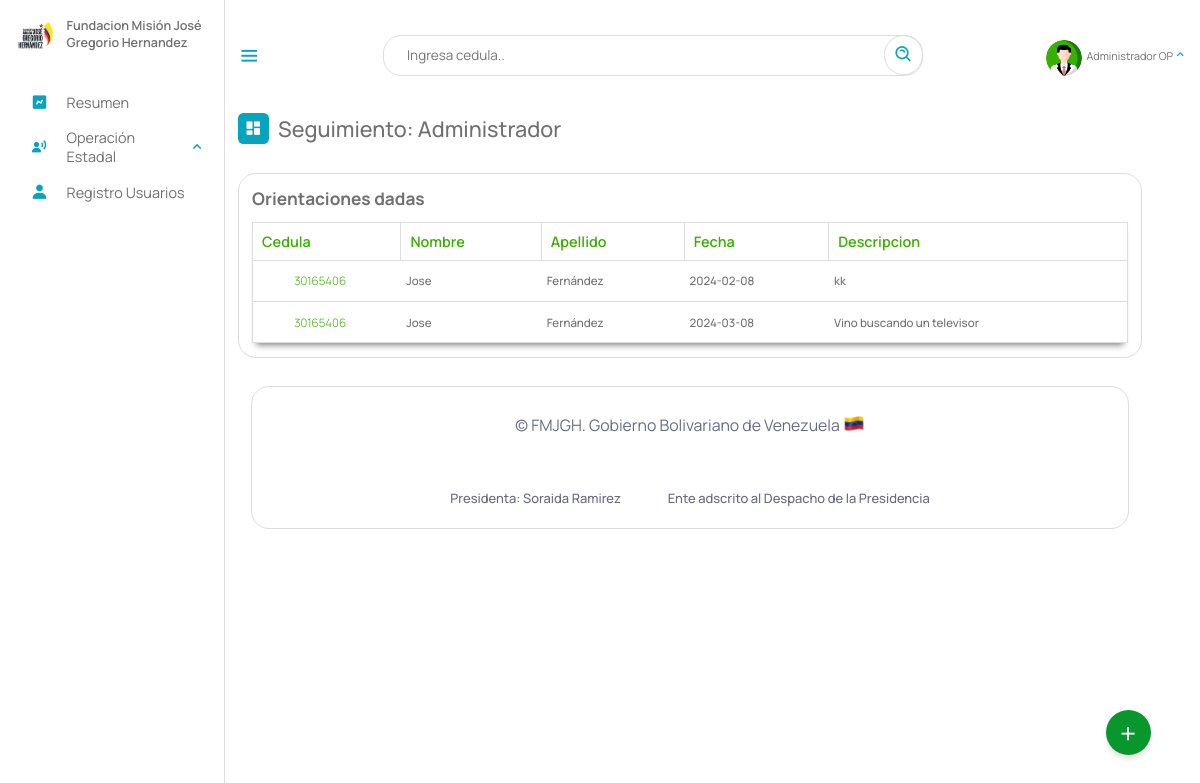
Page /Escritorio/01,11-orientados.php (signed in) on the earlier database version.
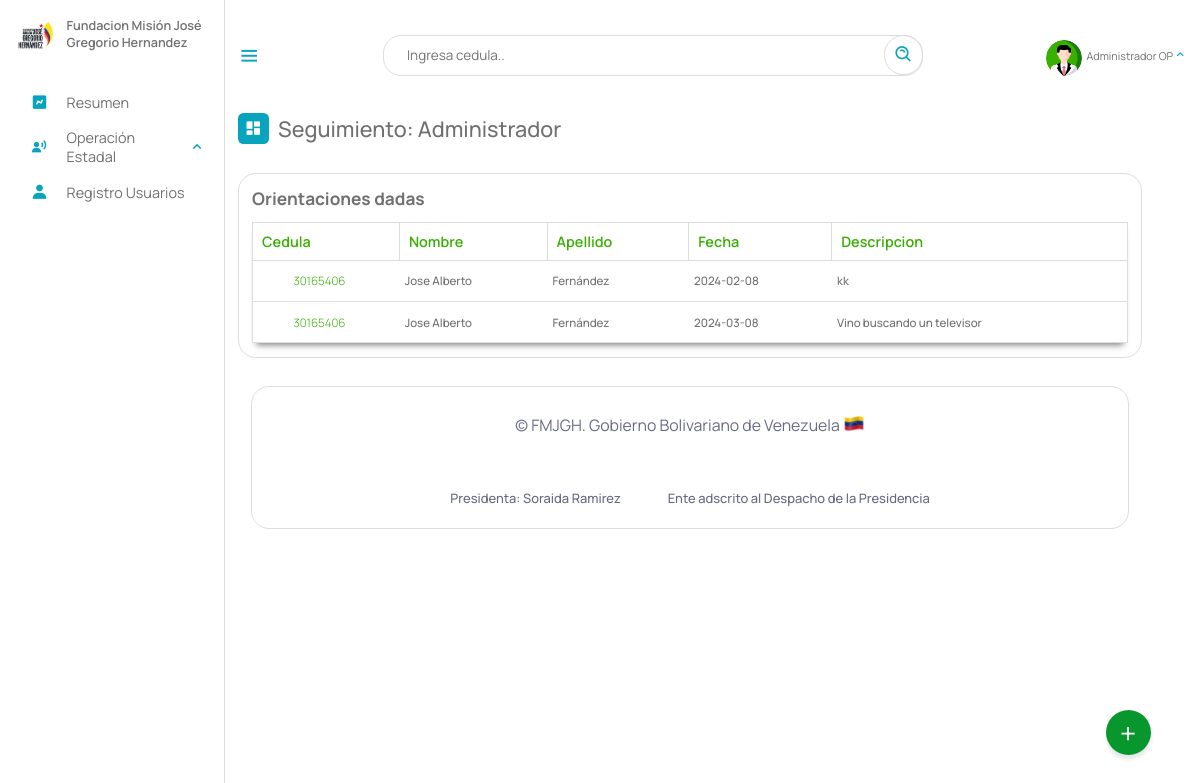
Same page on the later database version.
### tables this page shows
CREATE TABLE `orientaciones` (
  `id` int(11) NOT NULL AUTO_INCREMENT,
  `descripcion` text NOT NULL,
  `fecha_orientacion` date NOT NULL,
  `cedula` int(11) NOT NULL,
  `por` int(12) DEFAULT NULL,
  PRIMARY KEY (`id`),
  KEY `cedula` (`cedula`),
  KEY `por` (`por`)
);

CREATE TABLE `beneficiario` (
  `cedula` int(12) NOT NULL,
  `nombre` text NOT NULL,
  `apellido` text NOT NULL,
  `fecha_naci` date NOT NULL,
  `email` varchar(50) NOT NULL,
  `telefono` varchar(12) NOT NULL,
  `nacionalidad` char(2) NOT NULL,
  `edad` int(2) NOT NULL,
  `sexo` char(1) NOT NULL,
  `edo_civil` text NOT NULL,
  `nro_hijo` int(2) DEFAULT NULL,
  `estado` varchar(10) NOT NULL,
  `municipio` varchar(20) NOT NULL,
  `parroquia` varchar(10) NOT NULL,
  `discapacidad` varchar(10) NOT NULL,
  `atencion_solicitada` varchar(10) NOT NULL,
  `certificado` varchar(50) DEFAULT NULL,
  `registrado_por` text DEFAULT NULL,
  `fecha_registro` date NOT NULL,
  PRIMARY KEY (`cedula`),
  KEY `estado` (`estado`),
  KEY `discapacidad` (`discapacidad`),
  KEY `atencion_solicitada` (`atencion_solicitada`),
  KEY `municipio` (`municipio`),
  KEY `parroquia` (`parroquia`),
  CONSTRAINT `beneficiario_ibfk_1` FOREIGN KEY (`estado`) REFERENCES `estados` (`id_estados`) ON DELETE CASCADE,
  CONSTRAINT `beneficiario_ibfk_2` FOREIGN KEY (`municipio`) REFERENCES `municipios` (`id_municipios`) ON DELETE CASCADE,
  CONSTRAINT `beneficiario_ibfk_3` FOREIGN KEY (`parroquia`) REFERENCES `parroquia` (`id`) ON DELETE CASCADE ON UPDATE CASCADE,
  CONSTRAINT `beneficiario_ibfk_4` FOREIGN KEY (`discapacidad`) REFERENCES `discapacid_e` (`id_e`) ON DELETE CASCADE,
  CONSTRAINT `beneficiario_ibfk_5` FOREIGN KEY (`atencion_solicitada`) REFERENCES `tipoatencion` (`id`) ON DELETE CASCADE
);

### php/09-orientacion.php (called while the page is built, shortened)
<?php
include_once("ManejadorBD.php");
class orientacion extends ManejadorBD{
        private $cnn;
        public function __construct($tipoConexion){
            $this->cnn = parent::conectar($tipoConexion);
        }
		public function consultarorientacion()
	{
		try {
			$stmt = $this->cnn->prepare('SELECT orientaciones.descripcion, orientaciones.fecha_orientacion, beneficiario.cedula, beneficiario.nombre, beneficiario.apellido from orientaciones, beneficiario WHERE beneficiario.cedula=orientaciones.cedula and orientaciones.por is null');
			$stmt->setFetchMode(PDO::FETCH_ASSOC);
			$stmt->execute();
			return $stmt->fetchAll();
		} catch (PDOException $error) {
			echo "Error: ejecutando consulta SQL." . $error->getMessage();
			exit();
		}
	}
}
?>

### php/ManejadorBD.php (called while the page is built, shortened)
<?php
	class ManejadorBD extends PDO {
		public $srv	= SRV;
		public $usr	= USR;
		public $pas	= PAS;
		public $dbn	= BDN;
		public function conectar($tipoConexion){
			try{
				switch ($tipoConexion) {
				    case 1:
				        $dsn = "mysql:host=$this->srv;dbname=$this->dbn";
				        break;
				}
				$dbh = new PDO($dsn, $this->usr, $this->pas);
    			$dbh->setAttribute(PDO::ATTR_ERRMODE, PDO::ERRMODE_EXCEPTION);
			}catch(PDOException $error){
                echo "Error al Conectar con la Base de Datos: ".$error->getMessage();
                exit();
			}
            $this->conexionBD = $dbh;
			return $this->conexionBD;
		}
	}
?>

### Escritorio/01,11-orientados.php (the view, shortened to what this page needs)
<?php
include_once("partearriba.php");
?>
<div class="dash-contenido">
    <div class="overview">
        <div class="titulo">
            <i class='bx bxs-dashboard'> </i>
            <span class="link-name"> Seguimiento: <?php echo $rol ?> </span>
        </div>
    </div>
    <div class="tabla-atencion">
        <h2>Orientaciones dadas</h2>
        <table>
            <thead>
                <tr>
                    <th>Cedula</th>
                    <th>Nombre</th>
                    <th>Apellido</th>
                    <th>Fecha</th>
                    <th>Descripcion</th>
                </tr>
            </thead>
            <tbody>
                <?php
                include_once("../php/09-orientacion.php");
                $aten = new orientacion(1);
                $consulta = $aten->consultarorientacion();
                if ($consulta) {
                    foreach ($consulta as $registros) {
                ?>
                        <tr>
                        <td><a class="cedula"  id="verBeneficiario" href="__verBeneficiario.php?cedula=<?php echo $registros['cedula']; ?>"><?php echo $registros['cedula']; ?></a></td>
                            <td><?php echo $registros["nombre"]; ?></td>
                            <td><?php echo $registros["apellido"]; ?></td>
                            <td><?php echo $registros["fecha_orientacion"]; ?></td>
                            <td><?php echo $registros["descripcion"]; ?></td>
                        </tr>
                <?php
                    }
                }
                ?>
            </tbody>
        </table>
    </div>
</div>
<?php
include_once("parteabajo.php");
?>

Differences in the rows shown:
changed through a linked row, orientaciones "kk": beneficiario.nombre "Jose" → "Jose Alberto"
changed through a linked row, orientaciones "Vino buscando un televisor": beneficiario.nombre "Jose" → "Jose Alberto"
